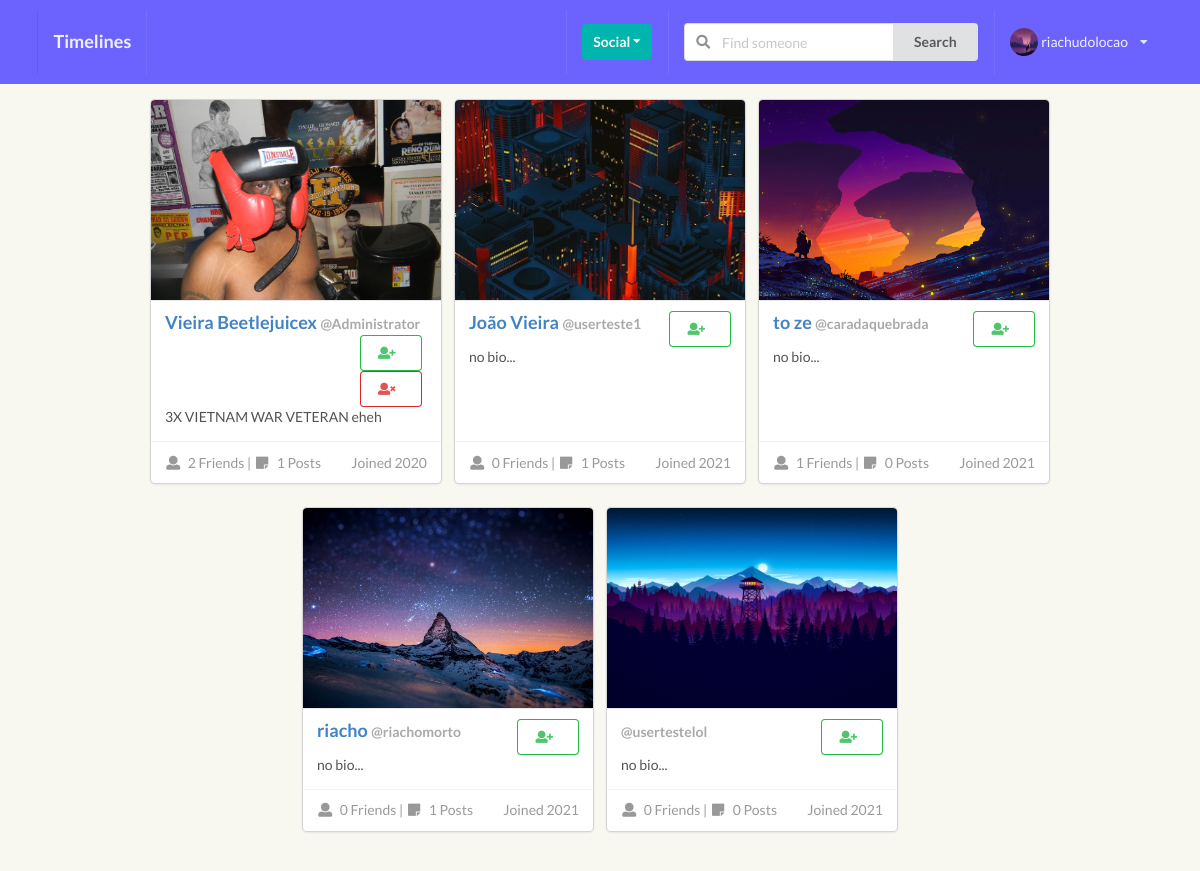
/profiles/ (signed in), run on an earlier commit of the app's database.
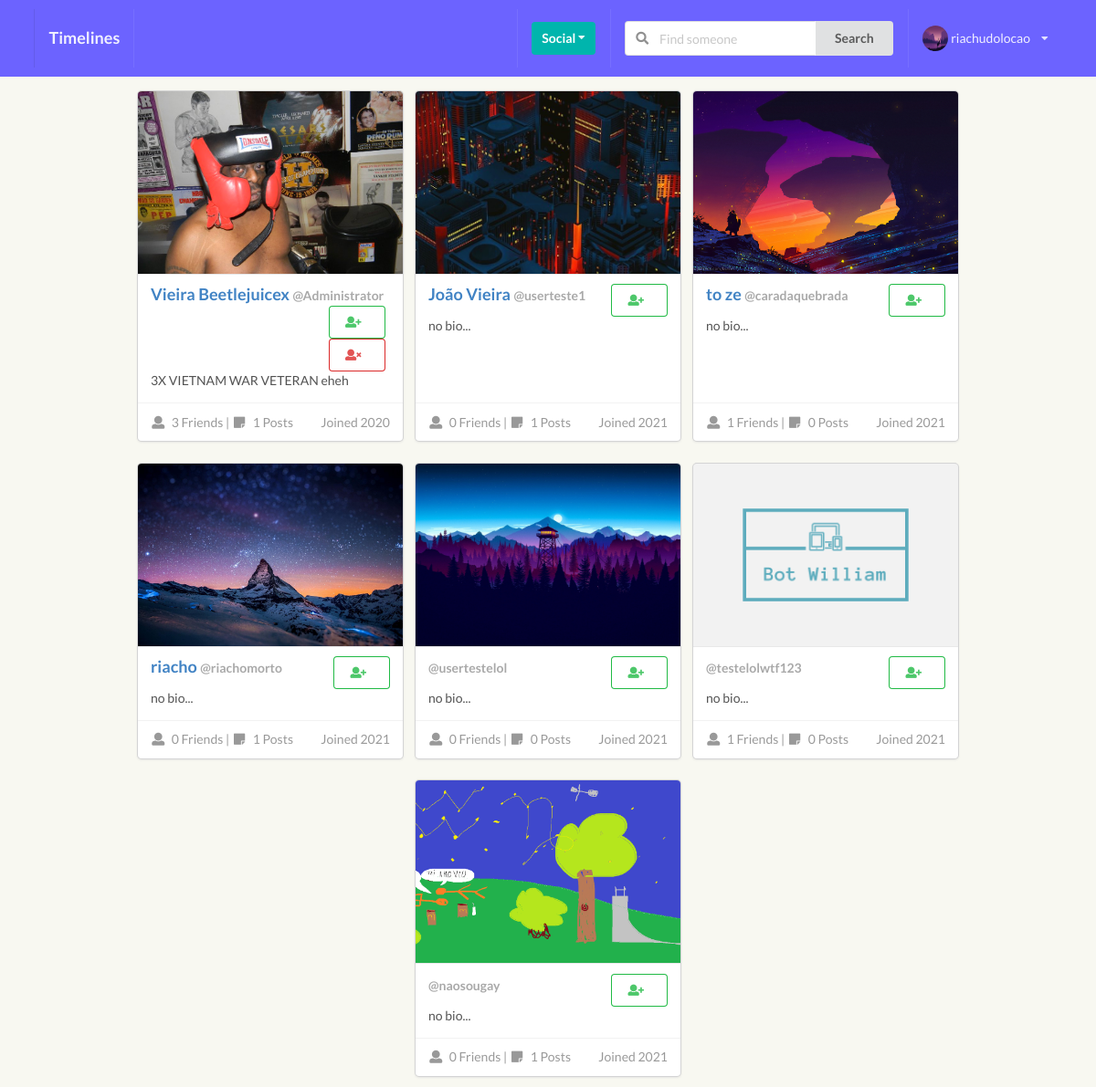
And on a later commit of the database.
### perfil/models.py (models this page shows, shortened)
class Profile(models.Model):
    first_name = models.CharField(max_length=200, blank=True)
    last_name = models.CharField(max_length=200, blank=True)
    username = models.OneToOneField(User, on_delete=models.CASCADE)
    bio = models.TextField(default="no bio...", max_length=120)
    email = models.EmailField(max_length=200, blank=True)
    country = models.CharField(max_length=200, blank=True)
    avatar = models.ImageField(default='avatar.png', upload_to='avatars/')
    friends = models.ManyToManyField(User, blank=True, related_name='friends')
    slug = models.SlugField(unique=True, blank=True)
    updated = models.DateTimeField(auto_now=True)
    created = models.DateTimeField(auto_now_add=True)
    objects = ProfileManager()
    def get_absolute_url(self):
        return reverse("perfil:profile_detail_view", kwargs={"slug": self.slug})
    def get_friends_no(self):
        return self.friends.count()
    def get_posts_no(self):
        return self.posts.all().count() #'posts' is related name to comments authors in /posts/models.py
    def created_str(self):
        new_created = self.created.strftime('%y')
        return new_created
    __initial_first_name = None
    __initial_last_name = None
    def __init__(self, *args, **kwargs):
        super().__init__(*args, **kwargs)
        self.__initial_first_name = self.first_name
        self.__initial_last_name = self.last_name

### perfil/views.py (the view, shortened to what this page needs)
# urls.py: path('', ProfileListView.as_view(), name="all-profiles-view"),
class ProfileListView(LoginRequiredMixin, ListView):
    model = Profile
    template_name = 'perfil/profiles_list.html'
    def get_queryset(self):
        qs = Profile.objects.get_all_profiles(self.request.user)
        return qs
    def get_context_data(self, **kwargs):
        context = super().get_context_data(**kwargs)
        user = User.objects.get(username__iexact=self.request.user)
        profile = Profile.objects.get(username=user)
        rel_r = Relationship.objects.filter(sender=profile)
        rel_s = Relationship.objects.filter(receiver=profile)
        rel_receiver = []
        rel_sender = []
        for item in rel_r:
            rel_receiver.append(item.receiver.username)
        for item in rel_s:
            rel_sender.append(item.sender.username)
        context["rel_receiver"] = rel_receiver
        context["rel_sender"] = rel_sender
        context['is_empty'] = False
        if len(self.get_queryset()) == 0:
            context['is_empty'] = True
        return context

### perfil/context_processors.py (called while the page is built)
def profile_pic(request):
    if request.user.is_authenticated:
        profile_obj = Profile.objects.get(username=request.user)
        pic = profile_obj.avatar
        return {'picture':pic}
    return {}

def invitations_received_no(request):
    if request.user.is_authenticated:
        profile_obj = Profile.objects.get(username=request.user)
        qs_count = Relationship.objects.invitations_received(profile_obj).count()
        return {'invites_num':qs_count}
    return {}

### perfil/models.py (called while the page is built)
    def get_all_profiles(self, me):
        profiles = Profile.objects.all().exclude(username=me)
        return profiles

    def invitations_received(self, receiver):
        qs = Relationship.objects.filter(receiver=receiver, status='send')
        return qs

### perfil/templates/perfil/profiles_list.html (shortened to what this page needs)
{% extends 'base.html' %} {% block title %} All Profiles {% endblock title %} {% block content %}
<div class="ui grid mt-100">
    <div class="ui centered cards">
        {% for obj in object_list %}
        <div class="card">
            <div class="image">
                <img class="profile-list-avatar" src="{{obj.avatar.url}}">
            </div>
            <div class="content">
                <div class="header"><a href="{{ obj.get_absolute_url}}">{{obj.first_name}} {{obj.last_name}} <span class="small_text">@{{obj.username}}</span></a>
                    <div class="right floated meta">
                        {% if obj.username not in rel_receiver and request.user not in rel_sender %}
                        <form class="send_invite" action="{% url 'perfil:send_invite' %}" method="POST">
                            <button type="submit" class="ui positive basic button"><i class="user plus icon "></i></button>
                        </form>
                        {% endif %}  {% if request.user in obj.friends.all %}
                        <form action="{% url 'perfil:remove_friend' %}" method="POST">
                            <button type="submit" class="ui basic negative button"><i class="user times icon "></i></button>
                        </form>
                        {% endif %}
                    </div>
                </div>
                <div class="description">
                    {{obj.bio}}
                </div>
            </div>
            <div class="extra content">
                <span class="right floated">
              Joined 20{{obj.created_str}}
            </span>
                <span>
              <i class="user icon"></i>
              {{obj.get_friends_no}} Friends |
              <i class="sticky note icon"></i>
              {{obj.get_posts_no}} Posts
            </span>
            </div>
        </div>
        {% endfor %}</div>
</div> {% endblock content %}

What changed in the data, as far as the page shows it:
changed Profile "Beetlejuicex": get_friends_no "2" → "3"
added Profile: avatar (picture), username "testelolwtf123", bio "no bio...", created_str "21", get_friends_no "1", get_posts_no "0"
added Profile: avatar (picture), username "naosougay", bio "no bio...", created_str "21", get_friends_no "0", get_posts_no "1"
